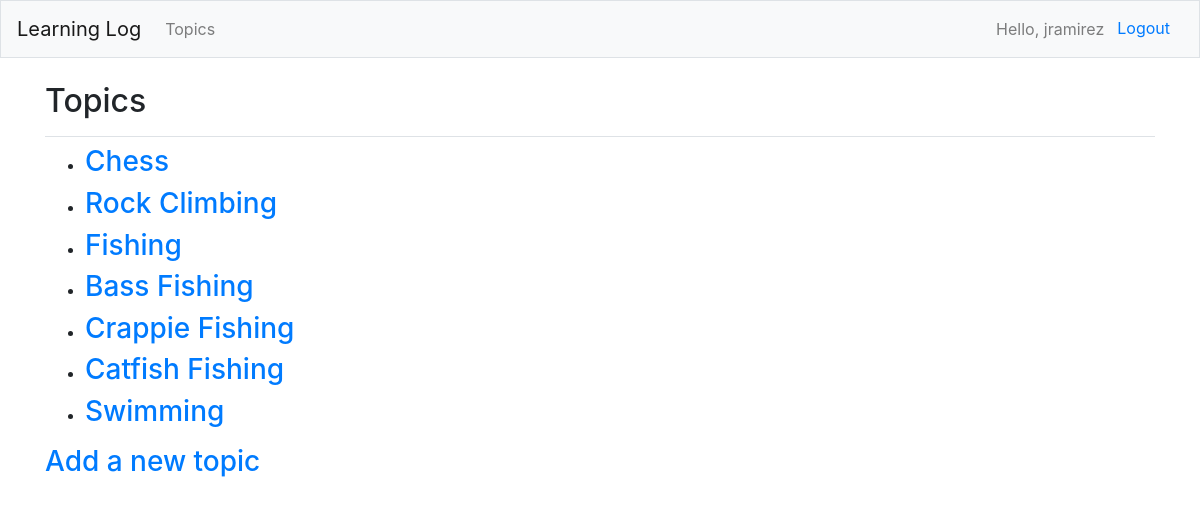
The app's page /topics/ (signed in) with its own data.
### learning_logs/models.py (models this page shows)
class Topic(models.Model):
    text = models.CharField(max_length=200)
    date_added = models.DateTimeField(auto_now_add=True)
    owner = models.ForeignKey(User, on_delete=models.CASCADE)
    def __str__(self):
        return self.text

### learning_logs/views.py (the view)
# urls.py: path("topics/", views.topics, name="topics"),
@login_required
def topics(request):
    topics = Topic.objects.filter(owner=request.user).order_by("date_added")
    context = {"topics": topics}
    return render(request, "learning_logs/topics.html", context)

### learning_logs/templates/learning_logs/topics.html
{% extends "learning_logs/base.html" %}
{% block page_header %}
  <h2>Topics</h2>
{% endblock page_header %}
{% block content %}
  <ul>
    {% for topic in topics %}
    <li>
      <h3>
        <a href="{% url 'learning_logs:topic' topic.id %}">{{ topic }}</a>
      </h3>
    </li>
    {% empty %}
    <li><h3>No topics have been added yet.</h3></li>
    {% endfor %}
  </ul>
  <h3><a href="{% url 'learning_logs:new_topic' %}">Add a new topic</a></h3>
{% endblock content %}

### learning_logs/templates/learning_logs/base.html (shortened to what this page needs)
{% load bootstrap4 %}
<!doctype html>
<html lang='en'>
  <head>
    {% bootstrap_css %}
  </head>
  <body>
    <nav class="navbar navbar-expand-md navbar-light bg-light mb-4 border">
      <a class="navbar-brand" href="{% url 'learning_logs:index' %}">Learning Log</a>
      <div class="collapse navbar-collapse" id="navbarCollapse">
        <ul class="navbar-nav mr-auto">
          <li class="nav-item">
            <a class="nav-link" href="{% url 'learning_logs:topics' %}">Topics</a>
          </li>
        </ul>
        <ul class="navbar-nav ml-auto">
          {% if user.is_authenticated %}
          <li class="nav-item">
            <span class="navbar-text">Hello, {{ user.username }}</span>
          </li>
          <li class="nav-item">
            <form method="post" action="{% url 'users:logout' %}">
              <button type="submit" class="btn btn-link">Logout</button>
            </form>
          </li>
          {% endif %}
        </ul>
      </div>
    </nav>
    <main role="main" class="container">
      <div class="pb-2 mb-2 border-bottom">
        {% block page_header %}{% endblock page_header %}
      </div>
      <div>
        {% block content %}{% endblock content %}
      </div>
    </main>
  </body>
</html>

### records on screen
Topic: text "Chess"
Topic: text "Rock Climbing"
Topic: text "Fishing"
Topic: text "Bass Fishing"
Topic: text "Crappie Fishing"
Topic: text "Catfish Fishing"
Topic: text "Swimming"

### other values on screen
{{ user.username }} "jramirez"
